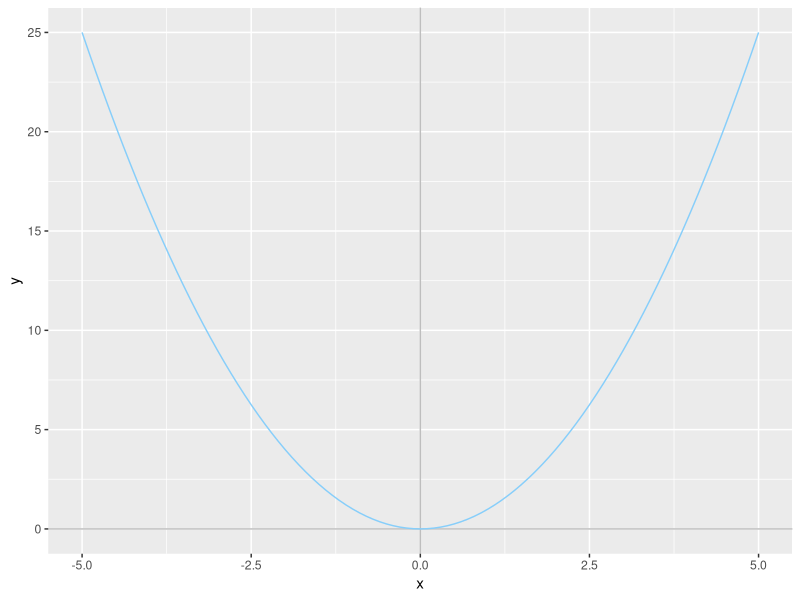
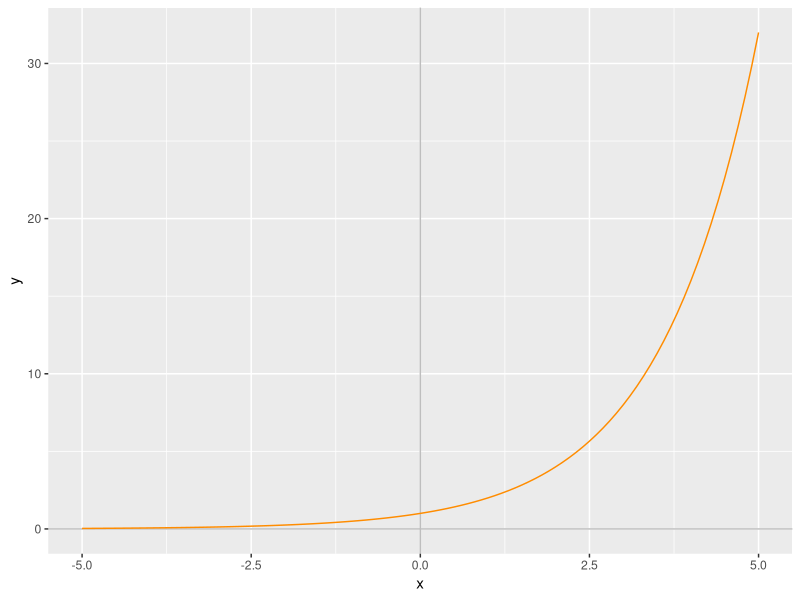
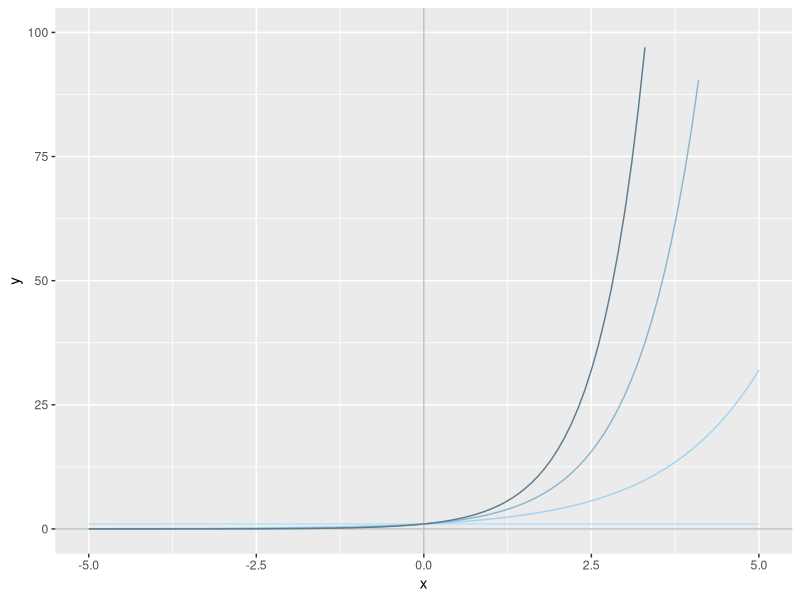
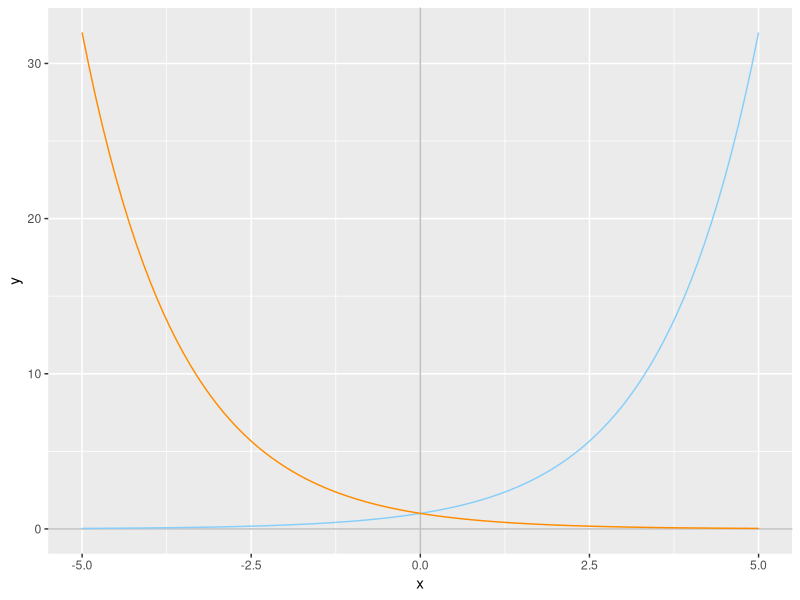
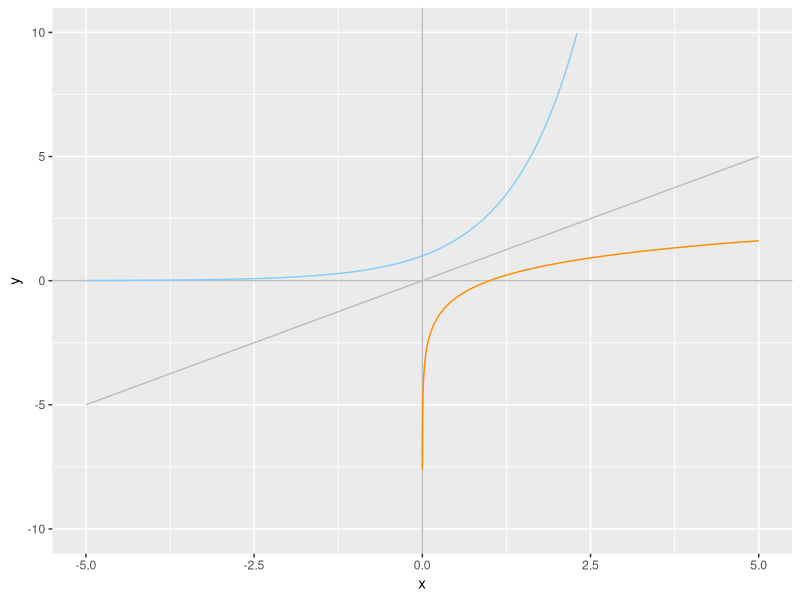
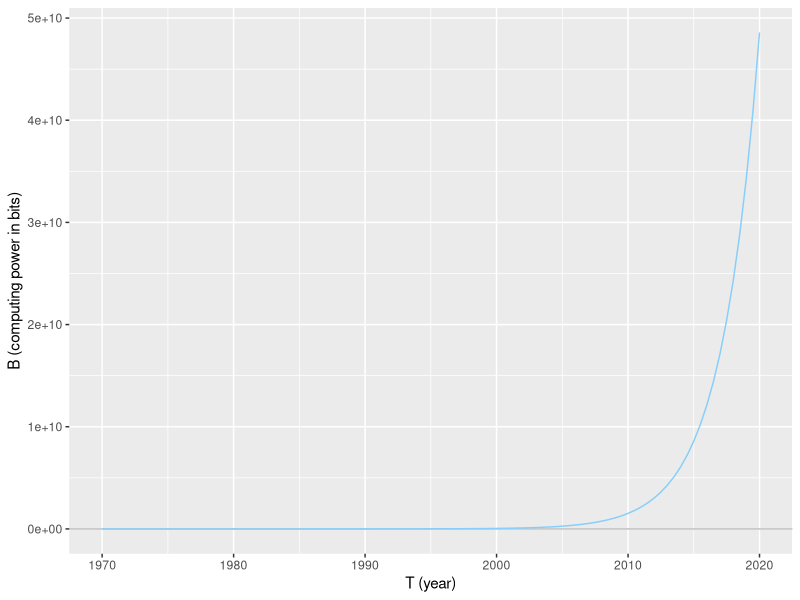
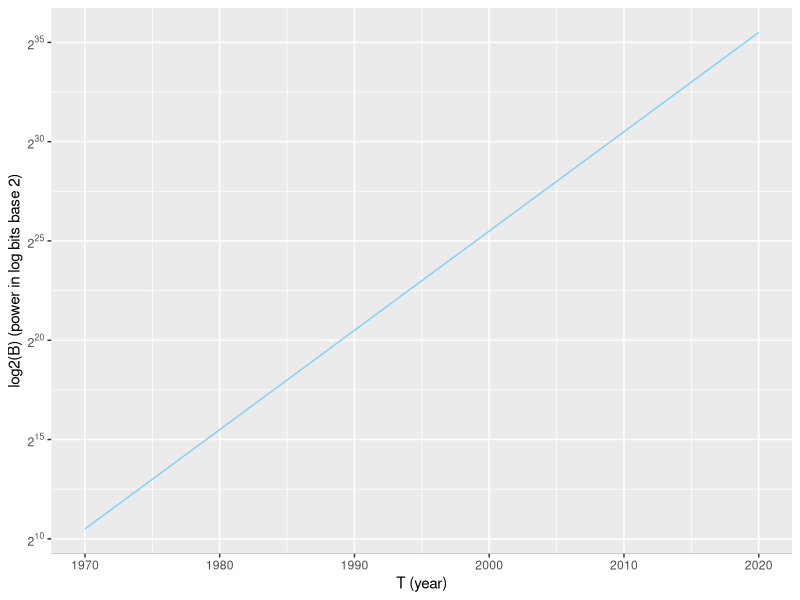

R code for these plots, in order:
## ---- chunk 1
#| label: r-setup
#| warning: false
#| message: false
#| cache: true
library(ggplot2)

base_axes <- ggplot(data.frame(x=c(-5, 5)), aes(x=x)) +
  # add axis lines to help guide plots
  geom_vline(xintercept=0, colour="grey") +
  geom_hline(yintercept=0, colour="grey")
## ---- chunk 2
#| label: x-squared
#| out-width: 90%
#| fig-format: svg
#| fig-cap: "Plot of $y = x^2$."
#| fig-width: 3
#| fig-height: 2
#| cache: true

base_axes + stat_function(fun=function(x){x**2}, colour="lightskyblue")
## ---- chunk 3
#| label: two-to-the-x
#| out-width: 90%
#| fig-format: svg
#| fig-cap: "Plot of $y = 2^x$."
#| fig-width: 3
#| fig-height: 2
#| cache: true

base_axes + stat_function(fun=function(x){2**x}, colour="darkorange")
## ---- chunk 4
#| label: increase-base-comparison
#| out-width: 90%
#| fig-format: svg
#| fig-cap: "Comparison of $1^x$, $2^x$, $3^x$, and $4^x$."
#| fig-width: 3
#| fig-height: 2
#| cache: true

base_axes +
  stat_function(fun=function(x){1**x}, colour="lightskyblue1") +
  stat_function(fun=function(x){2**x}, colour="lightskyblue2") +
  stat_function(fun=function(x){3**x}, colour="lightskyblue3") +
  stat_function(fun=function(x){4**x}, colour="lightskyblue4") +
  ylim(0, 100)
## ---- chunk 5
#| label: base-reciprocal-comparison
#| out-width: 90%
#| fig-format: svg
#| fig-cap: "Comparison of $y = 2^x$ and $y = 0.5^x$."
#| fig-width: 3
#| fig-height: 2
#| cache: true

base_axes +
  stat_function(fun=function(x){2**x}, colour="lightskyblue") +
  stat_function(fun=function(x){0.5**x}, colour="darkorange")
## ---- chunk 6
#| label: standard-exp-comparison
#| warning: false
#| message: false
#| out-width: 60%
#| fig-format: svg
#| fig-cap: "Comparison of $y = e^x$ and $y = \\ln(x)$."
#| fig-width: 5
#| fig-height: 3
#| cache: true

base_axes +
  stat_function(fun=function(x){x}, colour="grey") +
  stat_function(fun=function(x){exp(x)}, colour="lightskyblue") +
  stat_function(fun=function(x){log(x)}, n=1e4, colour="darkorange") +
  ylim(-10,10)
## ---- chunk 7
#| label: geogebra_exponential
#| fig-alt: "Screenshot of a rectangle in GeoGebra."
#| dev: "png"
#| cache: true
knitr::include_url("https://www.geogebra.org/material/iframe/id/xdehvxe5/width/1800/height/800/sri/true/sdz/true")
## ---- chunk 8
#| label: geogebra_logistic
#| fig-alt: "Screenshot of a rectangle in GeoGebra."
#| dev: "png"
#| cache: true
knitr::include_url("https://www.geogebra.org/material/iframe/id/kvvgr3xy/width/1800/height/600/sri/true/sdz/true")
## ---- chunk 9
#| label: powers-of-two
2**(0:12)
## ---- chunk 10
#| label: moores-law-exponential=
#| out-width: 70%
#| fig-format: svg
#| fig-cap: "Plot of Moore's Law, $B(T) = 2^{\\frac{T-1949}{2}}$."
#| fig-width: 5
#| fig-height: 3
#| cache: true

moores_plot <-ggplot(data.frame(x=c(1970, 2020)), aes(x=x)) +
  geom_hline(yintercept=0, colour="grey") +
  stat_function(fun=function(x){2**((x-1949)/2)}, col="lightskyblue")

moores_plot + labs(x="T (year)", y="B (computing power in bits)")
## ---- chunk 11
#| label: moores-law-log
#| warnings: false
#| messages: false
#| out-width: 80%
#| fig-format: svg
#| fig-cap: "Plot of Moore's Law, $B(T) = 2^{\\frac{T-1949}{2}}$, on log-linear axes."
#| fig-width: 5
#| fig-height: 3
#| cache: true

library(scales)

moores_plot + scale_y_continuous(
  trans='log2',
  breaks=trans_breaks('log2', function(x) 2^x),
  labels=trans_format('log2', math_format(2^.x))
) + labs(x="T (year)", y="log2(B) (power in log bits base 2)")
